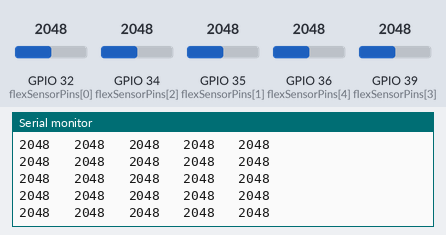
This sketch was run on a simulated ESP32. Shown: the last lines printed to the serial monitor. The test bench sets the inputs (shaded band); at power-on: GPIO 32 (flexSensorPins[0]) = 2048, GPIO 34 (flexSensorPins[2]) = 2048, GPIO 35 (flexSensorPins[1]) = 2048, GPIO 36 (flexSensorPins[4]) = 2048, GPIO 39 (flexSensorPins[3]) = 2048.

Above: at 1.2 s.
1.3 s: GPIO 32 (flexSensorPins[0]) set to 1070
At 2.1 s:
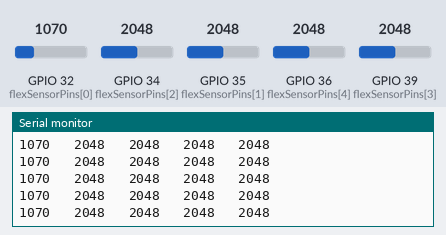
4.3 s: GPIO 32 (flexSensorPins[0]) set to 949
At 5.2 s:
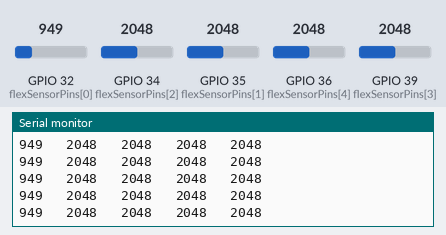
5.8 s: GPIO 34 (flexSensorPins[2]) set to 1025
At 6.6 s:
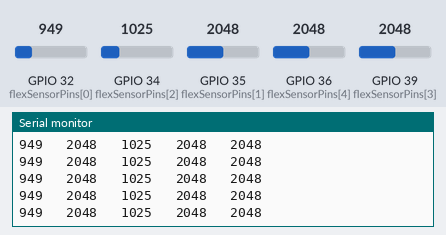
7.3 s: GPIO 34 (flexSensorPins[2]) set to 969
At 8.3 s:
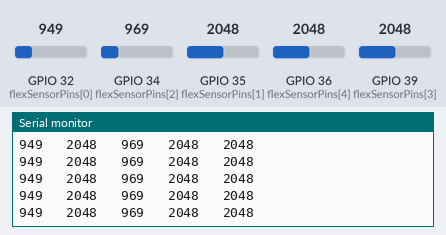
10.3 s: GPIO 35 (flexSensorPins[1]) set to 1047
At 11.1 s:
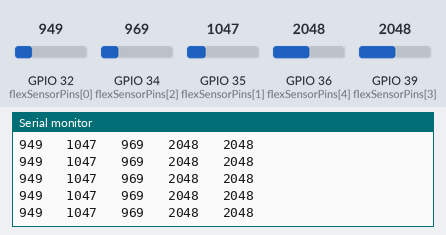
13.3 s: GPIO 35 (flexSensorPins[1]) set to 970
At 14.0 s:
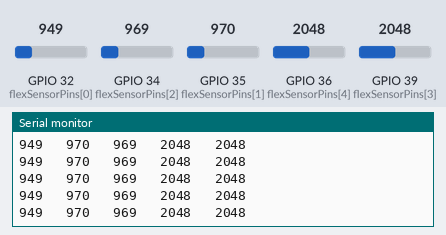
Timing chart, 0 to 15.8 s (numbered marks = the images above; inputs shaded):
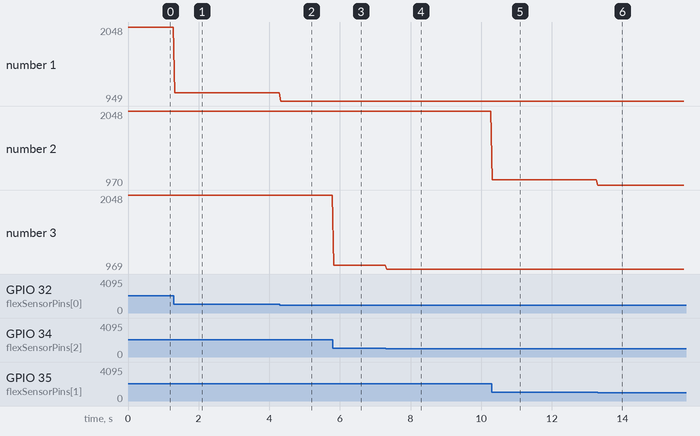

Measured:
- after the input at 1.3 s, the serial monitor: prints a new line at once (image 1)
- after the input at 4.3 s, the serial monitor: prints a new line at once (image 2)
- after the input at 5.8 s, the serial monitor: prints a new line at once (image 3)
- after the input at 7.3 s, the serial monitor: prints a new line at once (image 4)
- after the input at 10.3 s, the serial monitor: prints a new line at once (image 5)
- after the input at 13.3 s, the serial monitor: prints a new line at once (image 6)
- plotted number 1: 2048 → 1070 after the input at 1.3 s, 1070 → 949 after the input at 4.3 s
- plotted number 2: 2048 → 970 after the input at 10.3 s

The sketch:

test.ino
```cpp
// int pinDegetMare = 32;
// int pinDegetAratator = 36;
// int pinDegetMijlociu = 39;
// int pinDegetInelar = 34;
// int pinDegetMic = 35;
const int flexSensorPins[5] = {32, 35, 34, 39, 36};
void setup() {
  Serial.begin(9600);
  for (int i=0; i<5; i++)
    pinMode(flexSensorPins[i], INPUT);
}

void loop() {
  for (int i=0; i<5; i++){
    Serial.print(analogRead(flexSensorPins[i]));
    Serial.print("   ");
  }
  Serial.println();
}
```
